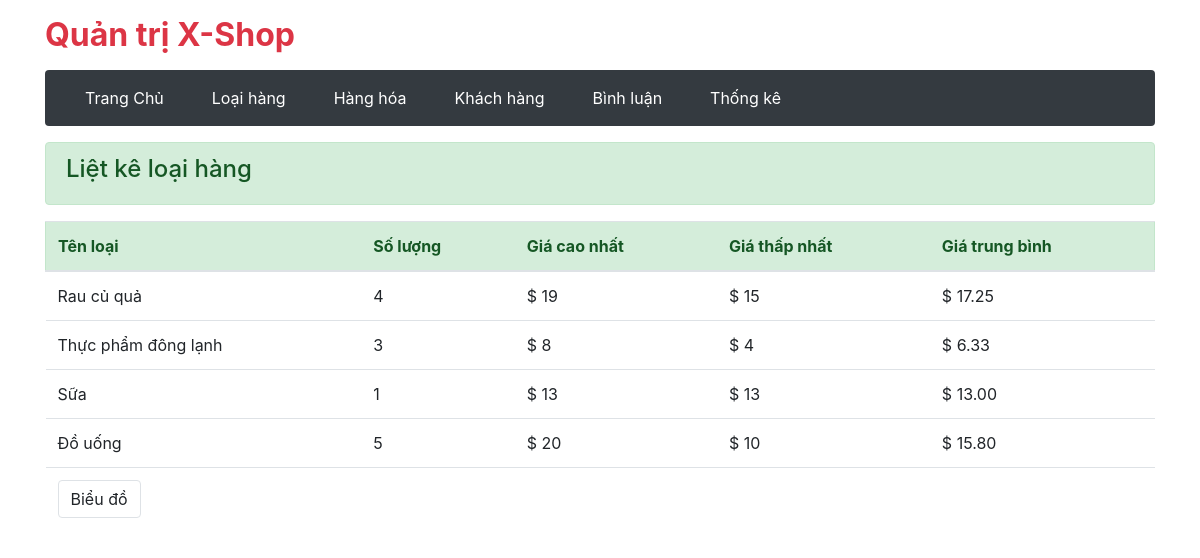
Screenshot of /admin/statistical/index.php (signed in) with the database file from the repository.
### tables this page shows
CREATE TABLE `loai` (
  `ma_loai` int(11) NOT NULL,
  `ten_loai` varchar(50) NOT NULL
);

### admin/statistical/index.php (called while the page is built, shortened)
<?php
    require '../../dao/functionMember.php';
    require '../../dao/functionProduct.php';
    $items = statisticalProduct();
    require "../layout.php";
?>

### dao/functionProduct.php (called while the page is built, shortened)
<?php
    require_once 'database.php';
    function statisticalProduct(){
        global $conn;
        $select = "SELECT L.*, H.ma_loai, H.don_gia, COUNT(H.ma_loai) AS so_luong , MAX(h.don_gia), MIN(h.don_gia), AVG(H.don_gia)
                    FROM loai AS L INNER JOIN hang_hoa AS H ON L.ma_loai = H.ma_loai
                    GROUP BY H.ma_loai";
        return $conn->query($select);
    }

### admin/statistical/listStatistical.php (the view)
<div class="alert alert-success mt-3">
    <h4>Liệt kê loại hàng</h4>
</div>
<form action="" method="post">
    <table class="table ">
        <thead class="alert alert-success">
            <tr>
                <th scope="col">Tên loại</th>
                <th scope="col">Số lượng</th>
                <th scope="col">Giá cao nhất</th>
                <th scope="col">Giá thấp nhất</th>
                <th scope="col">Giá trung bình</th>
            </tr>
        </thead>
        <tbody>
            <?php foreach ($items as $item) : ?>
                <tr>
                    <td><?= $item['ten_loai'] ?></td>
                    <td><?= $item['so_luong'] ?></td>
                    <td>$ <?= $item['MAX(h.don_gia)'] ?></td>
                    <td>$ <?= $item['MIN(h.don_gia)'] ?></td>
                    <td>$ <?= number_format($item['AVG(H.don_gia)'], 2) ?></td>
                </tr>
            <?php endforeach ?>
        </tbody>
        <tfoot>
            <tr>
                <td colspan="7">
                    <a href="index.php?chart" class="btn btn-defaut border">Biểu đồ</a>
                </td>
            </tr>
        </tfoot>
    </table>
</form>

### rows the page displays
loai: ten_loai "Rau củ quả", so_luong "4", MAX "19", MIN "15", AVG "17.25"
loai: ten_loai "Thực phẩm đông lạnh", so_luong "3", MAX "8", MIN "4", AVG "6.33"
loai: ten_loai "Sữa", so_luong "1", MAX "13", MIN "13", AVG "13.00"
loai: ten_loai "Đồ uống", so_luong "5", MAX "20", MIN "10", AVG "15.80"
